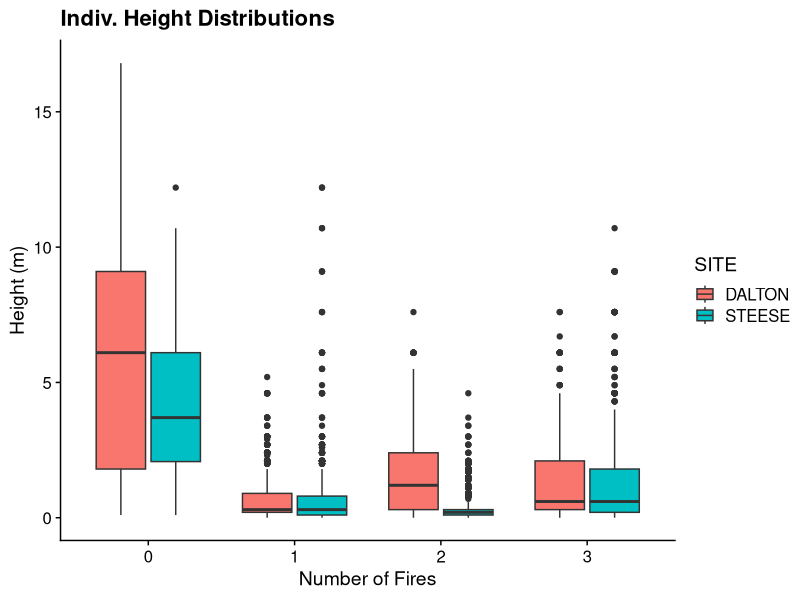
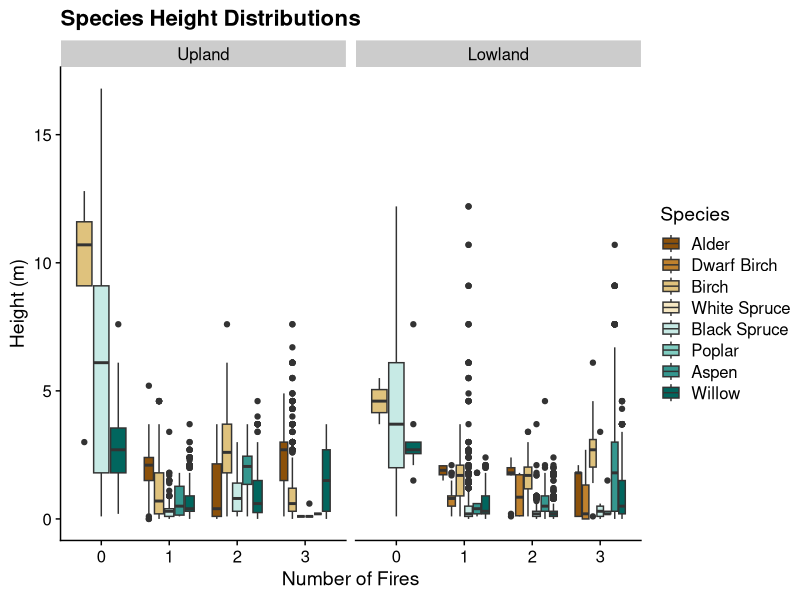

Source code (R) for these figures, in order:
# heights of trees

library(tidyverse)
library(cowplot)
theme_set(theme_cowplot())
library(here)

height <- read.csv(here("data/heights.csv"))

colnames(height)

ggplot(height, aes(x = as.factor(TREAT), y = HEIGHT_M, fill = SITE)) + 
  geom_boxplot() + labs(x = "Number of Fires", y = "Height (m)", title = "Indiv. Height Distributions")

site_names <- c('DALTON' = "Upland",
                'STEESE' = "Lowland") # comes from https://stackoverflow.com/questions/3472980/how-to-change-facet-labels

ggplot(height, aes(x = as.factor(TREAT), y = HEIGHT_M, fill = SPP)) + 
  geom_boxplot() + facet_wrap( ~ SITE, labeller = as_labeller(site_names) ) + 
  labs(x = "Number of Fires", y = "Height (m)", 
       title = "Species Height Distributions") + 
  scale_fill_manual(values = c("#8c510a", "#bf812d", "#dfc27d", "#f6e8c3",
                               "#c7eae5", "#80cdc1", "#35978f", "#01665e"),
                    name = "Species",
                    labels = c("Alder", "Dwarf Birch", "Birch",
                               "White Spruce", "Black Spruce", "Poplar",
                              "Aspen", "Willow"))
